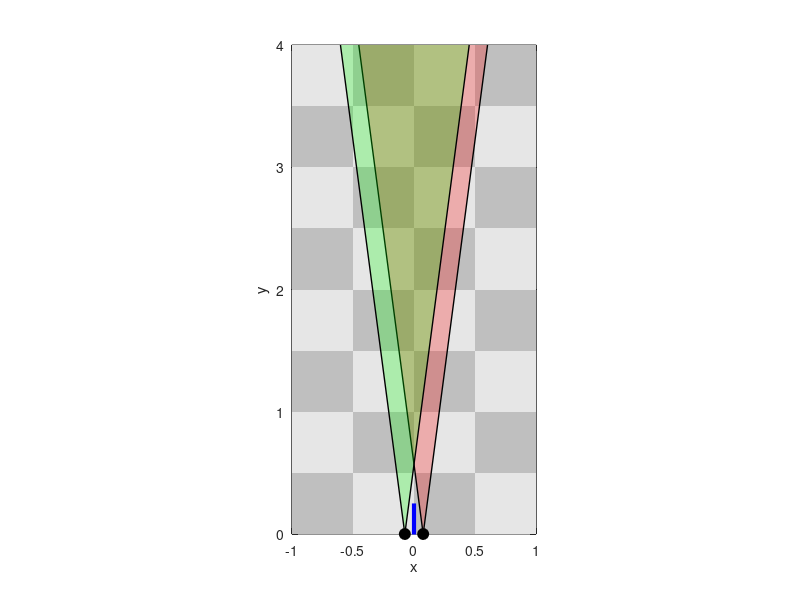

Source code (MATLAB):
clc, clear all
l = 15; %cm

objectWidth = 0.5; %m
objectCenter = [0, 3];%m
objectAngle = 0;%rads

figure;
hold on;
axis equal;
xlim([-1 1]);
ylim([0 4]);

%Checkerboard
squareSize = 0.5;
xEdges = -2:squareSize:2;
yEdges = 0:squareSize:4;
for i = 1:length(xEdges)-1
    for j = 1:length(yEdges)-1
        if mod(i+j,2) == 0
            shade = 0.75;
        else
            shade = 0.9;
        end
        rectangle( ...
            'Position', [xEdges(i), yEdges(j), squareSize, squareSize], ...
            'FaceColor', [shade shade shade], ...
            'EdgeColor', 'none');
    end
end

%Sensors
plot(l/200, 0, 'ko', 'MarkerFaceColor', 'k', 'MarkerSize', 8);
plot(-l/200, 0, 'ko', 'MarkerFaceColor', 'k', 'MarkerSize', 8);
xlabel('x');
ylabel('y');
box on;
xSensor = [l/200, -l/200];
ySensor = [0, 0];
for k = 1:length(xSensor)

    % Left and right cone boundary slopes
    dx = 4 * tand(7.5);

    xLeft  = xSensor(k) - dx;
    xRight = xSensor(k) + dx;

    % Shade sensor field of view
    if k == 1
        coneColor = [1 0 0];   % red
    else
        coneColor = [0 1 0];   % green
    end

    patch( ...
        [xSensor(k), xLeft, xRight], ...
        [0,          4,     4], ...
        coneColor, ...
        'FaceAlpha', 0.25, ...
        'EdgeColor', 'none');

    % Draw cone boundary lines up to y = 4
    plot([xSensor(k), xLeft],  [0, 4], 'k-', 'LineWidth', 1);
    plot([xSensor(k), xRight], [0, 4], 'k-', 'LineWidth', 1);
end

%% 

% Initial object endpoints
xObj = [objectCenter(1) - cos(objectAngle)*objectWidth/2, ...
        objectCenter(1) + cos(objectAngle)*objectWidth/2];

yObj = [objectCenter(2) - sin(objectAngle)*objectWidth/2, ...
        objectCenter(2) + sin(objectAngle)*objectWidth/2];

% Create object once
hObj = plot(xObj, yObj, 'color', 'blue', 'LineWidth', 3);

%Remove
arbitraryTraj = [zeros(1, 1000); 3:-3/999:0];

for i = 1:1000
    %replace this
    objectCenter = arbitraryTraj(:, i);
    objectAngle = objectAngle + pi/400;

    %Plot object
    xObj = [objectCenter(1) - cos(objectAngle)*objectWidth/2, ...
            objectCenter(1) + cos(objectAngle)*objectWidth/2];
    yObj = [objectCenter(2) - sin(objectAngle)*objectWidth/2, ...
            objectCenter(2) + sin(objectAngle)*objectWidth/2];
    set(hObj, 'XData', xObj, 'YData', yObj);
    drawnow
end
